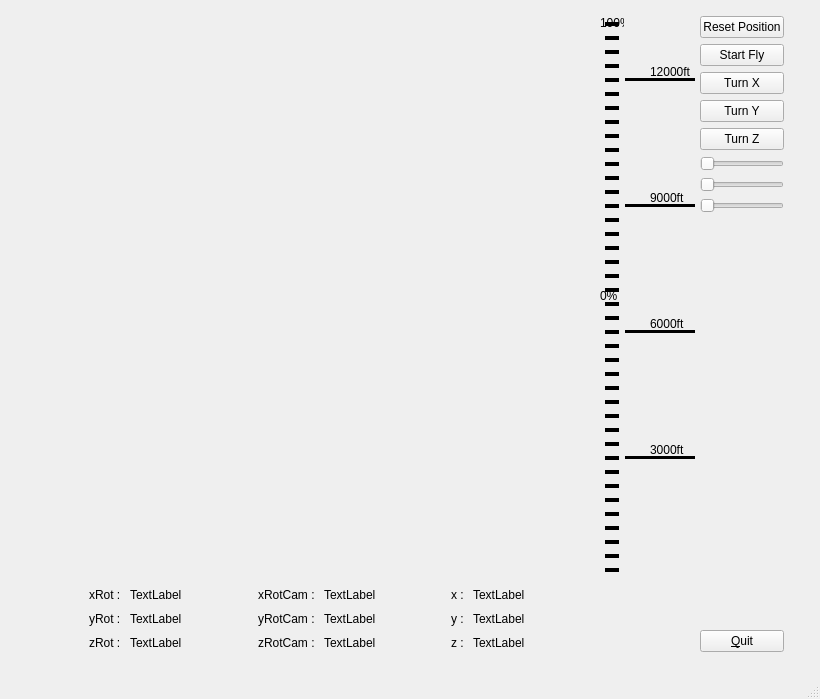
<?xml version="1.0" encoding="UTF-8"?>
<ui version="4.0">
 <class>MainWindow</class>
 <widget class="QMainWindow" name="MainWindow">
  <property name="geometry">
   <rect>
    <x>0</x>
    <y>0</y>
    <width>820</width>
    <height>699</height>
   </rect>
  </property>
  <property name="windowTitle">
   <string>MainWindow</string>
  </property>
  <widget class="QWidget" name="centralwidget">
   <widget class="QProgressBar" name="progressBar">
    <property name="geometry">
     <rect>
      <x>600</x>
      <y>16</y>
      <width>24</width>
      <height>561</height>
     </rect>
    </property>
    <property name="font">
     <font>
      <pointsize>9</pointsize>
     </font>
    </property>
    <property name="layoutDirection">
     <enum>Qt::LeftToRight</enum>
    </property>
    <property name="autoFillBackground">
     <bool>false</bool>
    </property>
    <property name="styleSheet">
     <string notr="true">QProgressBar {
    border: none; /* Kenarlığı kaldırır */
    background-color: transparent; /* Arkaplan rengini transparan yapar */
}

QProgressBar::chunk {
    background-color: red; /* İlerleme çizgilerinin başlangıç rengi (siyah) */
    width: 10px; /* Her bir ilerleme noktasının genişliği */
    margin: 5px; /* Noktalar arasındaki boşluk */
	height: 4px;
}</string>
    </property>
    <property name="maximum">
     <number>13320</number>
    </property>
    <property name="value">
     <number>0</number>
    </property>
    <property name="alignment">
     <set>Qt::AlignLeading|Qt::AlignLeft|Qt::AlignVCenter</set>
    </property>
    <property name="textVisible">
     <bool>true</bool>
    </property>
    <property name="orientation">
     <enum>Qt::Vertical</enum>
    </property>
    <property name="invertedAppearance">
     <bool>false</bool>
    </property>
    <property name="textDirection">
     <enum>QProgressBar::TopToBottom</enum>
    </property>
    <property name="format">
     <string>%p%</string>
    </property>
   </widget>
   <widget class="Line" name="line_4">
    <property name="geometry">
     <rect>
      <x>625</x>
      <y>78</y>
      <width>70</width>
      <height>3</height>
     </rect>
    </property>
    <property name="frameShadow">
     <enum>QFrame::Plain</enum>
    </property>
    <property name="lineWidth">
     <number>10</number>
    </property>
    <property name="midLineWidth">
     <number>2</number>
    </property>
    <property name="orientation">
     <enum>Qt::Horizontal</enum>
    </property>
   </widget>
   <widget class="QLabel" name="label_12">
    <property name="geometry">
     <rect>
      <x>650</x>
      <y>64</y>
      <width>49</width>
      <height>16</height>
     </rect>
    </property>
    <property name="text">
     <string>12000ft</string>
    </property>
   </widget>
   <widget class="Line" name="line_1">
    <property name="geometry">
     <rect>
      <x>625</x>
      <y>456</y>
      <width>70</width>
      <height>3</height>
     </rect>
    </property>
    <property name="frameShadow">
     <enum>QFrame::Plain</enum>
    </property>
    <property name="lineWidth">
     <number>10</number>
    </property>
    <property name="midLineWidth">
     <number>2</number>
    </property>
    <property name="orientation">
     <enum>Qt::Horizontal</enum>
    </property>
   </widget>
   <widget class="rocketSimWidget" name="widget" native="true">
    <property name="geometry">
     <rect>
      <x>20</x>
      <y>16</y>
      <width>574</width>
      <height>564</height>
     </rect>
    </property>
    <property name="sizePolicy">
     <sizepolicy hsizetype="Preferred" vsizetype="Expanding">
      <horstretch>0</horstretch>
      <verstretch>0</verstretch>
     </sizepolicy>
    </property>
   </widget>
   <widget class="QLabel" name="label_3">
    <property name="geometry">
     <rect>
      <x>650</x>
      <y>442</y>
      <width>49</width>
      <height>16</height>
     </rect>
    </property>
    <property name="text">
     <string>3000ft</string>
    </property>
   </widget>
   <widget class="Line" name="line_2">
    <property name="geometry">
     <rect>
      <x>625</x>
      <y>330</y>
      <width>70</width>
      <height>3</height>
     </rect>
    </property>
    <property name="frameShadow">
     <enum>QFrame::Plain</enum>
    </property>
    <property name="lineWidth">
     <number>10</number>
    </property>
    <property name="midLineWidth">
     <number>2</number>
    </property>
    <property name="orientation">
     <enum>Qt::Horizontal</enum>
    </property>
   </widget>
   <widget class="Line" name="line_3">
    <property name="geometry">
     <rect>
      <x>625</x>
      <y>204</y>
      <width>70</width>
      <height>3</height>
     </rect>
    </property>
    <property name="frameShadow">
     <enum>QFrame::Plain</enum>
    </property>
    <property name="lineWidth">
     <number>10</number>
    </property>
    <property name="midLineWidth">
     <number>2</number>
    </property>
    <property name="orientation">
     <enum>Qt::Horizontal</enum>
    </property>
   </widget>
   <widget class="QLabel" name="label_6">
    <property name="geometry">
     <rect>
      <x>650</x>
      <y>316</y>
      <width>49</width>
      <height>16</height>
     </rect>
    </property>
    <property name="text">
     <string>6000ft</string>
    </property>
   </widget>
   <widget class="QProgressBar" name="progressBar_2">
    <property name="geometry">
     <rect>
      <x>600</x>
      <y>16</y>
      <width>24</width>
      <height>561</height>
     </rect>
    </property>
    <property name="sizePolicy">
     <sizepolicy hsizetype="Fixed" vsizetype="Expanding">
      <horstretch>0</horstretch>
      <verstretch>0</verstretch>
     </sizepolicy>
    </property>
    <property name="styleSheet">
     <string notr="true">QProgressBar {
    border: none; /* Kenarlığı kaldırır */
    background-color: transparent; /* Arkaplan rengini transparan yapar */
}

QProgressBar::chunk {
    background-color: black; /* İlerleme çizgilerinin başlangıç rengi (siyah) */
    width: 10px; /* Her bir ilerleme noktasının genişliği */
    margin: 5px; /* Noktalar arasındaki boşluk */
	height: 4px;
}</string>
    </property>
    <property name="maximum">
     <number>13120</number>
    </property>
    <property name="value">
     <number>13120</number>
    </property>
    <property name="orientation">
     <enum>Qt::Vertical</enum>
    </property>
    <property name="textDirection">
     <enum>QProgressBar::TopToBottom</enum>
    </property>
    <property name="format">
     <string>%p%</string>
    </property>
   </widget>
   <widget class="QWidget" name="layoutWidget">
    <property name="geometry">
     <rect>
      <x>700</x>
      <y>16</y>
      <width>84</width>
      <height>636</height>
     </rect>
    </property>
    <layout class="QVBoxLayout" name="layoutQuit">
     <item>
      <widget class="QPushButton" name="pushButton_2">
       <property name="text">
        <string>Reset Position</string>
       </property>
      </widget>
     </item>
     <item>
      <widget class="QPushButton" name="pushButton_3">
       <property name="text">
        <string>Start Fly</string>
       </property>
      </widget>
     </item>
     <item>
      <widget class="QPushButton" name="pushButton_4">
       <property name="text">
        <string>Turn X</string>
       </property>
      </widget>
     </item>
     <item>
      <widget class="QPushButton" name="pushButton_5">
       <property name="text">
        <string>Turn Y</string>
       </property>
      </widget>
     </item>
     <item>
      <widget class="QPushButton" name="pushButton_6">
       <property name="text">
        <string>Turn Z</string>
       </property>
      </widget>
     </item>
     <item>
      <widget class="QSlider" name="horizontalSliderX">
       <property name="orientation">
        <enum>Qt::Horizontal</enum>
       </property>
      </widget>
     </item>
     <item>
      <widget class="QSlider" name="horizontalSliderY">
       <property name="orientation">
        <enum>Qt::Horizontal</enum>
       </property>
      </widget>
     </item>
     <item>
      <widget class="QSlider" name="horizontalSliderZ">
       <property name="orientation">
        <enum>Qt::Horizontal</enum>
       </property>
      </widget>
     </item>
     <item>
      <spacer name="verticalSpacer">
       <property name="orientation">
        <enum>Qt::Vertical</enum>
       </property>
       <property name="sizeHint" stdset="0">
        <size>
         <width>20</width>
         <height>40</height>
        </size>
       </property>
      </spacer>
     </item>
     <item>
      <widget class="QPushButton" name="pushButton">
       <property name="text">
        <string>&amp;Quit</string>
       </property>
      </widget>
     </item>
    </layout>
   </widget>
   <widget class="QWidget" name="layoutWidget_2">
    <property name="geometry">
     <rect>
      <x>20</x>
      <y>586</y>
      <width>574</width>
      <height>66</height>
     </rect>
    </property>
    <layout class="QHBoxLayout" name="horizontalLayout_7">
     <item>
      <spacer name="horizontalSpacer_5">
       <property name="orientation">
        <enum>Qt::Horizontal</enum>
       </property>
       <property name="sizeHint" stdset="0">
        <size>
         <width>68</width>
         <height>20</height>
        </size>
       </property>
      </spacer>
     </item>
     <item>
      <layout class="QHBoxLayout" name="horizontalLayout_3">
       <item>
        <layout class="QVBoxLayout" name="layoutLabelRot">
         <item>
          <widget class="QLabel" name="labelxRot">
           <property name="text">
            <string>xRot : </string>
           </property>
          </widget>
         </item>
         <item>
          <widget class="QLabel" name="labelyRot">
           <property name="text">
            <string>yRot :</string>
           </property>
          </widget>
         </item>
         <item>
          <widget class="QLabel" name="labelzRot">
           <property name="text">
            <string>zRot :</string>
           </property>
          </widget>
         </item>
        </layout>
       </item>
       <item>
        <layout class="QVBoxLayout" name="layoutRot">
         <item>
          <widget class="QLabel" name="xRot">
           <property name="text">
            <string>TextLabel</string>
           </property>
          </widget>
         </item>
         <item>
          <widget class="QLabel" name="yRot">
           <property name="text">
            <string>TextLabel</string>
           </property>
          </widget>
         </item>
         <item>
          <widget class="QLabel" name="zRot">
           <property name="text">
            <string>TextLabel</string>
           </property>
          </widget>
         </item>
        </layout>
       </item>
      </layout>
     </item>
     <item>
      <spacer name="horizontalSpacer_3">
       <property name="orientation">
        <enum>Qt::Horizontal</enum>
       </property>
       <property name="sizeHint" stdset="0">
        <size>
         <width>68</width>
         <height>20</height>
        </size>
       </property>
      </spacer>
     </item>
     <item>
      <layout class="QHBoxLayout" name="horizontalLayout">
       <item>
        <layout class="QVBoxLayout" name="layoutLabelRotCam">
         <item>
          <widget class="QLabel" name="labelxRotCam">
           <property name="text">
            <string>xRotCam : </string>
           </property>
          </widget>
         </item>
         <item>
          <widget class="QLabel" name="labelyRotCam">
           <property name="text">
            <string>yRotCam : </string>
           </property>
          </widget>
         </item>
         <item>
          <widget class="QLabel" name="labelzRotCam">
           <property name="text">
            <string>zRotCam : </string>
           </property>
          </widget>
         </item>
        </layout>
       </item>
       <item>
        <layout class="QVBoxLayout" name="layoutRotCam">
         <item>
          <widget class="QLabel" name="xRotCam">
           <property name="text">
            <string>TextLabel</string>
           </property>
          </widget>
         </item>
         <item>
          <widget class="QLabel" name="yRotCam">
           <property name="text">
            <string>TextLabel</string>
           </property>
          </widget>
         </item>
         <item>
          <widget class="QLabel" name="zRotCam">
           <property name="text">
            <string>TextLabel</string>
           </property>
          </widget>
         </item>
        </layout>
       </item>
      </layout>
     </item>
     <item>
      <spacer name="horizontalSpacer_2">
       <property name="orientation">
        <enum>Qt::Horizontal</enum>
       </property>
       <property name="sizeHint" stdset="0">
        <size>
         <width>68</width>
         <height>20</height>
        </size>
       </property>
      </spacer>
     </item>
     <item>
      <layout class="QHBoxLayout" name="horizontalLayout_2">
       <item>
        <layout class="QVBoxLayout" name="layoutLabelAngle">
         <item>
          <widget class="QLabel" name="labelx">
           <property name="text">
            <string>x : </string>
           </property>
          </widget>
         </item>
         <item>
          <widget class="QLabel" name="labely">
           <property name="text">
            <string>y : </string>
           </property>
          </widget>
         </item>
         <item>
          <widget class="QLabel" name="labelz">
           <property name="text">
            <string>z : </string>
           </property>
          </widget>
         </item>
        </layout>
       </item>
       <item>
        <layout class="QVBoxLayout" name="layoutAngle">
         <item>
          <widget class="QLabel" name="xAngle">
           <property name="text">
            <string>TextLabel</string>
           </property>
          </widget>
         </item>
         <item>
          <widget class="QLabel" name="yAngle">
           <property name="text">
            <string>TextLabel</string>
           </property>
          </widget>
         </item>
         <item>
          <widget class="QLabel" name="zAngle">
           <property name="text">
            <string>TextLabel</string>
           </property>
          </widget>
         </item>
        </layout>
       </item>
      </layout>
     </item>
     <item>
      <spacer name="horizontalSpacer_4">
       <property name="orientation">
        <enum>Qt::Horizontal</enum>
       </property>
       <property name="sizeHint" stdset="0">
        <size>
         <width>68</width>
         <height>20</height>
        </size>
       </property>
      </spacer>
     </item>
    </layout>
   </widget>
   <widget class="QLabel" name="label_9">
    <property name="geometry">
     <rect>
      <x>650</x>
      <y>190</y>
      <width>49</width>
      <height>16</height>
     </rect>
    </property>
    <property name="text">
     <string>9000ft</string>
    </property>
   </widget>
  </widget>
  <widget class="QMenuBar" name="menubar">
   <property name="geometry">
    <rect>
     <x>0</x>
     <y>0</y>
     <width>820</width>
     <height>22</height>
    </rect>
   </property>
  </widget>
  <widget class="QStatusBar" name="statusbar"/>
 </widget>
 <customwidgets>
  <customwidget>
   <class>rocketSimWidget</class>
   <extends>QWidget</extends>
   <header>rocketsimwidget.h</header>
   <container>1</container>
  </customwidget>
 </customwidgets>
 <resources/>
 <connections/>
</ui>
